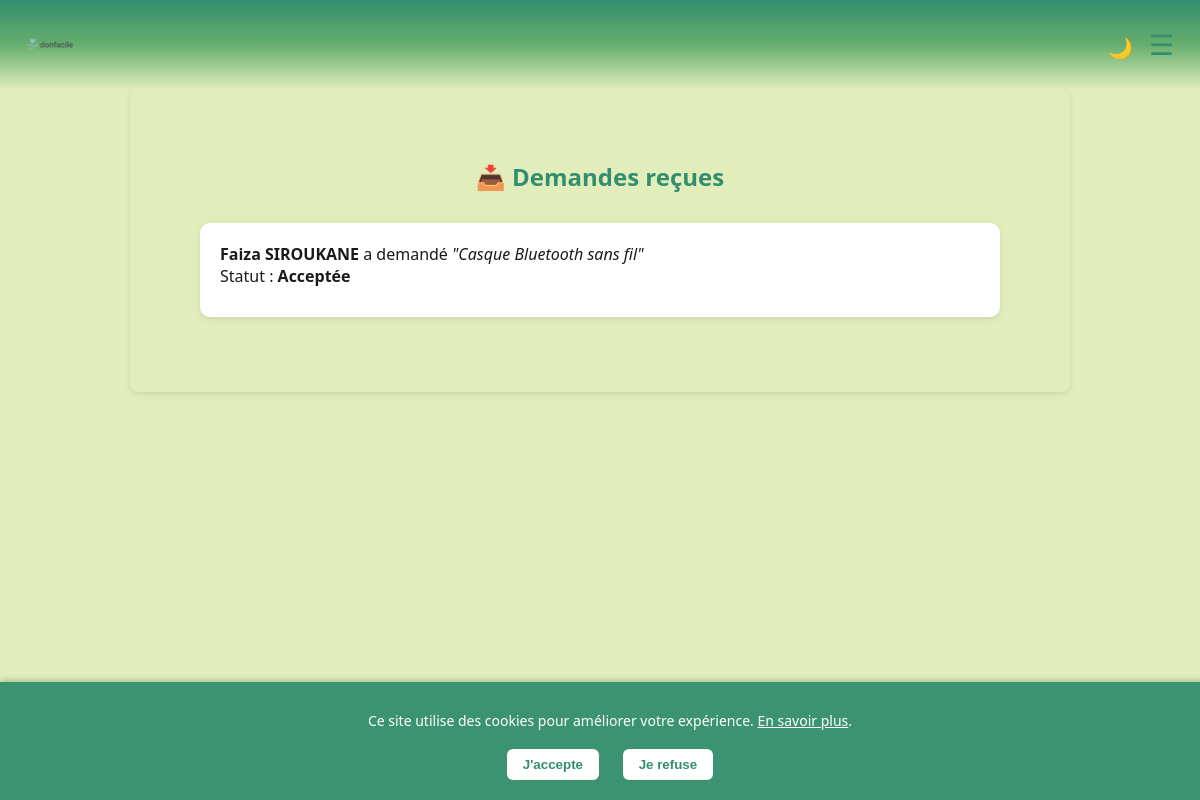
Screenshot of /demandes_reçues (signed in) with the database file from the repository.
### tables this page shows
CREATE TABLE requests (
        id INTEGER PRIMARY KEY AUTOINCREMENT,
        donation_id INTEGER NOT NULL,
        user_id INTEGER NOT NULL,
        status TEXT DEFAULT 'en attente',
        requested_at TIMESTAMP DEFAULT CURRENT_TIMESTAMP,
        FOREIGN KEY (donation_id) REFERENCES donations(id),
        FOREIGN KEY (user_id) REFERENCES users(id)
    );

CREATE TABLE users (
        id INTEGER PRIMARY KEY AUTOINCREMENT,
        name TEXT NOT NULL,
        email TEXT UNIQUE NOT NULL,
        password TEXT NOT NULL,
        profile_pic TEXT
    );

CREATE TABLE donations (
        id INTEGER PRIMARY KEY AUTOINCREMENT,
        user_id INTEGER NOT NULL,
        title TEXT NOT NULL,
        description TEXT,
        category TEXT,
        location TEXT,
        image TEXT,
        created_at TIMESTAMP DEFAULT CURRENT_TIMESTAMP,
        latitude REAL,
        longitude REAL,
        FOREIGN KEY (user_id) REFERENCES users(id)
    );

### app.py (the view)
@app.route('/demandes_reçues')
def demandes_recues():
    if 'user_id' not in session:
        return redirect(url_for('login'))
    user_id = session['user_id']
    conn = sqlite3.connect('database.db')
    c = conn.cursor()
    c.execute('''
        SELECT requests.id, users.name, donations.title, requests.status
        FROM requests
        JOIN users ON requests.user_id = users.id
        JOIN donations ON requests.donation_id = donations.id
        WHERE donations.user_id = ?
        ORDER BY requests.requested_at DESC
    ''', (user_id,))
    demandes = c.fetchall()
    conn.close()
    return render_template('demandes_recues.html', demandes=demandes)

### app.py (called while the page is built)
@app.context_processor
def inject_unread_count():
    if 'user_id' in session:
        conn = sqlite3.connect('database.db')
        c = conn.cursor()
        c.execute('SELECT COUNT(*) FROM messages WHERE receiver_id = ? AND is_read = 0', (session['user_id'],))
        count = c.fetchone()[0]
        conn.close()
        return {'unread_count': count}
    return {'unread_count': 0}

### templates/demandes_recues.html (shortened to what this page needs)
{% extends 'base.html' %}
{% block content %}
<div style="max-width: 800px; margin: auto; padding: 30px 20px;" class="fade-in">
    <h2 style="text-align: center; color: var(--vert-fonce); margin-bottom: 30px;">📥 Demandes reçues</h2>
    {% if demandes %}
        <ul style="list-style-type: none; padding: 0;">
            {% for demande in demandes %}
                {% set couleur_statut =
                    'orange' if demande[3] == 'en attente'
                    else 'green' if demande[3] == 'acceptée'
                    else 'crimson'
                %}
                <li style="margin-bottom: 25px; background: var(--blanc); padding: 20px; border-radius: 10px; box-shadow: 0 2px 6px rgba(0,0,0,0.1);">
                    <p style="margin: 0 0 10px;">
                        <strong style="color: var(--texte);">{{ demande[1] }}</strong>
                        a demandé <em>"{{ demande[2] }}"</em><br>
                        Statut :
                        <span style="font-weight: bold; color: (couleur_statut );">
                            {{ demande[3] | capitalize }}
                        </span>
                    </p>
                </li>
            {% endfor %}
        </ul>
    {% else %}
        <p style="text-align: center; color: #555;">Aucune demande reçue pour l’instant.</p>
    {% endif %}
</div>
{% endblock %}

### static/css/style.css (style rules this page uses)
:root { --vert-fonce: #328E6E; --vert-moyen: #67AE6E; --vert-clair: #90C67C; --beige-vert: #E1EEBC; --texte: #1A1A1A; --blanc: #fff; }
body { margin: 0; font-family: 'Segoe UI', Tahoma, sans-serif; background-color: var(--beige-vert); animation: fadeInBody 0.6s ease-in; color: var(--texte); }
.fade-in { animation: fadeIn 0.8s ease-in-out; }

### rows the page displays
requests: name "Faiza SIROUKANE", title "Casque Bluetooth sans fil", status "Acceptée"
